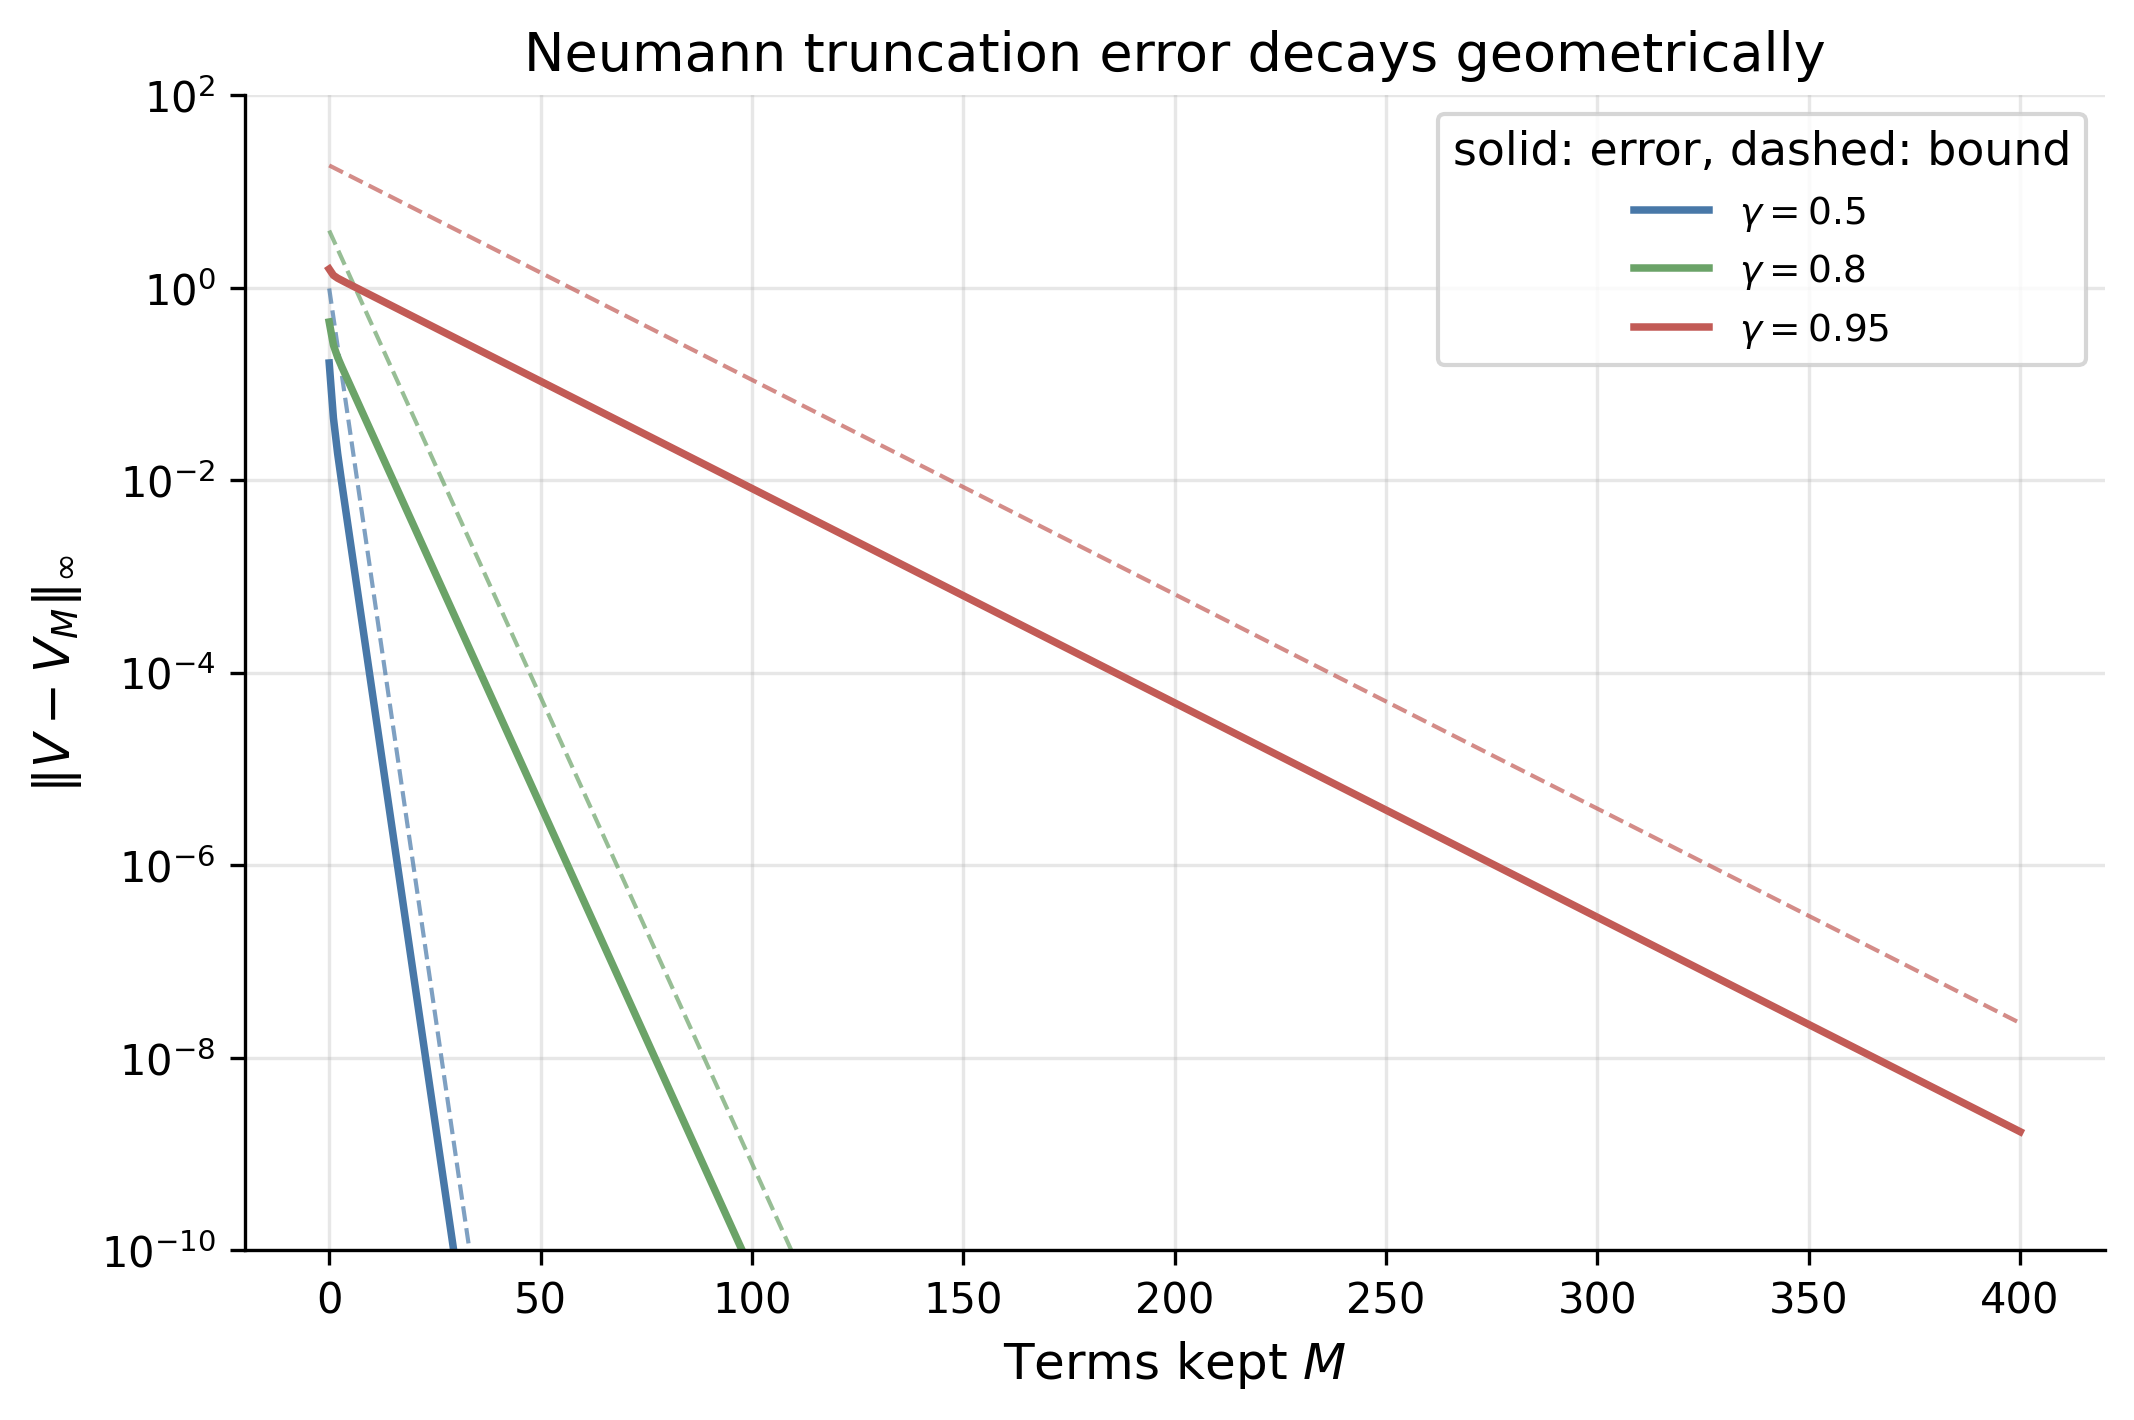

Source code (Python):
# Neumann Series / Resolvent: (I - gamma P)^{-1} = sum_m gamma^m P^m
# Appendix A - Mathematical Preliminaries
# The value function V = (I - gamma P)^{-1} r equals the discounted sum of future rewards,
# sum_m gamma^m P^m r. Truncating the sum at M terms leaves an error bounded by
# gamma^{M+1}/(1-gamma) times ||r||, so a finite horizon approximates the infinite one.

import argparse
import os
import sys

sys.path.insert(0, os.path.join(os.path.dirname(__file__), "..", ".."))
from sims.sim_cache import compute_or_load, add_component_args, parse_force_set
from sims.plot_style import apply_style, COLORS, FIG_SINGLE

import numpy as np
import matplotlib

matplotlib.use("Agg")
import matplotlib.pyplot as plt

apply_style()

CACHE_DIR = os.path.join(os.path.dirname(__file__), "cache")
SCRIPT_NAME = "neumann_series"
CONFIG = {
    "n_states": 40,
    "gammas": [0.5, 0.8, 0.95],
    "n_terms": 400,
    "n_seeds": 30,
    "version": 1,
}
OUTPUT_DIR = os.path.dirname(__file__)
GAMMA_COLORS = {0.5: COLORS["blue"], 0.8: COLORS["green"], 0.95: COLORS["red"]}


def random_mdp(n, seed):
    rng = np.random.RandomState(seed)
    P = rng.dirichlet(np.ones(n), size=n)
    r = rng.uniform(-1.0, 1.0, size=n)
    return P, r


def truncation_errors(P, r, gamma, n_terms):
    """||V - V_M||_inf for M = 0..n_terms, where V_M = sum_{m=0}^{M} gamma^m P^m r."""
    n = len(r)
    V = np.linalg.solve(np.eye(n) - gamma * P, r)  # exact resolvent
    partial = np.zeros(n)
    term = r.copy()  # gamma^0 P^0 r
    err = np.zeros(n_terms + 1)
    for m in range(n_terms + 1):
        partial = partial + term
        err[m] = np.max(np.abs(V - partial))
        term = gamma * (P @ term)  # gamma^{m+1} P^{m+1} r
    return err


def _run():
    n = CONFIG["n_states"]
    gammas = CONFIG["gammas"]
    n_terms = CONFIG["n_terms"]
    n_seeds = CONFIG["n_seeds"]
    print("Neumann series: V = (I - gamma P)^-1 r = sum_m gamma^m P^m r")
    print(f"  states: {n}, seeds: {n_seeds}, terms: {n_terms}, gammas: {gammas}\n")
    results = {}
    for gamma in gammas:
        errs = np.zeros((n_seeds, n_terms + 1))
        rnorms = np.zeros(n_seeds)
        for si in range(n_seeds):
            P, r = random_mdp(n, 200 + si)
            errs[si] = truncation_errors(P, r, gamma, n_terms)
            rnorms[si] = np.max(np.abs(r))
        mean_err = errs.mean(axis=0)
        rbar = float(rnorms.mean())
        # theoretical bound gamma^{M+1}/(1-gamma) * ||r||
        M = np.arange(n_terms + 1)
        bound = rbar * gamma ** (M + 1) / (1.0 - gamma)
        # terms to reach 1e-6
        below = np.where(mean_err < 1e-6)[0]
        m_to_tol = int(below[0]) if len(below) else -1
        results[str(gamma)] = {
            "mean_err": mean_err,
            "bound": bound,
            "m_to_tol": m_to_tol,
            # invert the bound rbar*gamma^{M+1}/(1-gamma) = tol for M+1, then -1 to get the
            # term index M (matching the measured 'terms to tol' column's convention)
            "m_pred": float(np.log(1e-6 * (1 - gamma) / rbar) / np.log(gamma) - 1.0)
            if rbar > 0
            else float("nan"),
        }
        print(
            f"  gamma={gamma}: terms to 1e-6 = {m_to_tol} (predicted "
            f"{results[str(gamma)]['m_pred']:.0f})"
        )
    return {"results": results, "config": CONFIG}


def compute_data(force=None):
    force = force or set()
    return compute_or_load(
        CACHE_DIR, SCRIPT_NAME, "neumann", CONFIG, _run, force=("neumann" in force)
    )


def generate_outputs(data):
    results = data["results"]
    gammas = data["config"]["gammas"]
    fig, ax = plt.subplots(figsize=FIG_SINGLE)
    for gamma in gammas:
        r = results[str(gamma)]
        M = np.arange(len(r["mean_err"]))
        c = GAMMA_COLORS[gamma]
        ax.semilogy(
            M, r["mean_err"], color=c, linewidth=1.8, label=f"$\\gamma = {gamma}$"
        )
        ax.semilogy(M, r["bound"], color=c, linewidth=1.0, linestyle="--", alpha=0.7)
    ax.set_xlabel("Terms kept $M$")
    ax.set_ylabel(r"$\|V - V_M\|_\infty$")
    ax.set_title("Neumann truncation error decays geometrically")
    ax.set_ylim(1e-10, 1e2)
    ax.legend(loc="upper right", title="solid: error, dashed: bound")
    fig_path = os.path.join(OUTPUT_DIR, "neumann_series.png")
    fig.savefig(fig_path, dpi=300, bbox_inches="tight")
    plt.close(fig)
    print(f"  Figure saved: {fig_path}")

    tex_path = os.path.join(OUTPUT_DIR, "neumann_series.tex")
    with open(tex_path, "w") as f:
        f.write("\\begin{table}[h]\n\\centering\n")
        f.write(
            "\\caption{Truncating the Neumann series $V = \\sum_m \\gamma^m P^m r$ at $M$ terms, "
            "on random 40-state chains. The error falls at rate $\\gamma$, matching the bound "
            "$\\gamma^{M+1}\\|r\\|_\\infty/(1-\\gamma)$. Terms needed to reach $10^{-6}$, measured "
            "and predicted from the bound.}\n"
        )
        f.write("\\label{tab:prelim_neumann}\n")
        f.write("\\begin{tabular}{ccc}\n\\hline\n")
        f.write("$\\gamma$ & Terms to $10^{-6}$ & Predicted \\\\\n")
        f.write("\\hline\n")
        for gamma in gammas:
            r = results[str(gamma)]
            f.write(f"{gamma} & {r['m_to_tol']} & {r['m_pred']:.0f} \\\\\n")
        f.write("\\hline\n\\end{tabular}\n\\end{table}\n")
    print(f"  Table saved: {tex_path}")


def main():
    parser = argparse.ArgumentParser(description="Neumann series resolvent")
    add_component_args(parser)
    args = parser.parse_args()
    force = parse_force_set(args)
    print("=" * 70)
    print("NEUMANN SERIES / RESOLVENT")
    print("=" * 70)
    print()
    if args.plots_only:
        generate_outputs(compute_data())
    elif args.data_only:
        compute_data(force=force)
    else:
        generate_outputs(compute_data(force=force))
    print("\nDone.")


if __name__ == "__main__":
    main()
